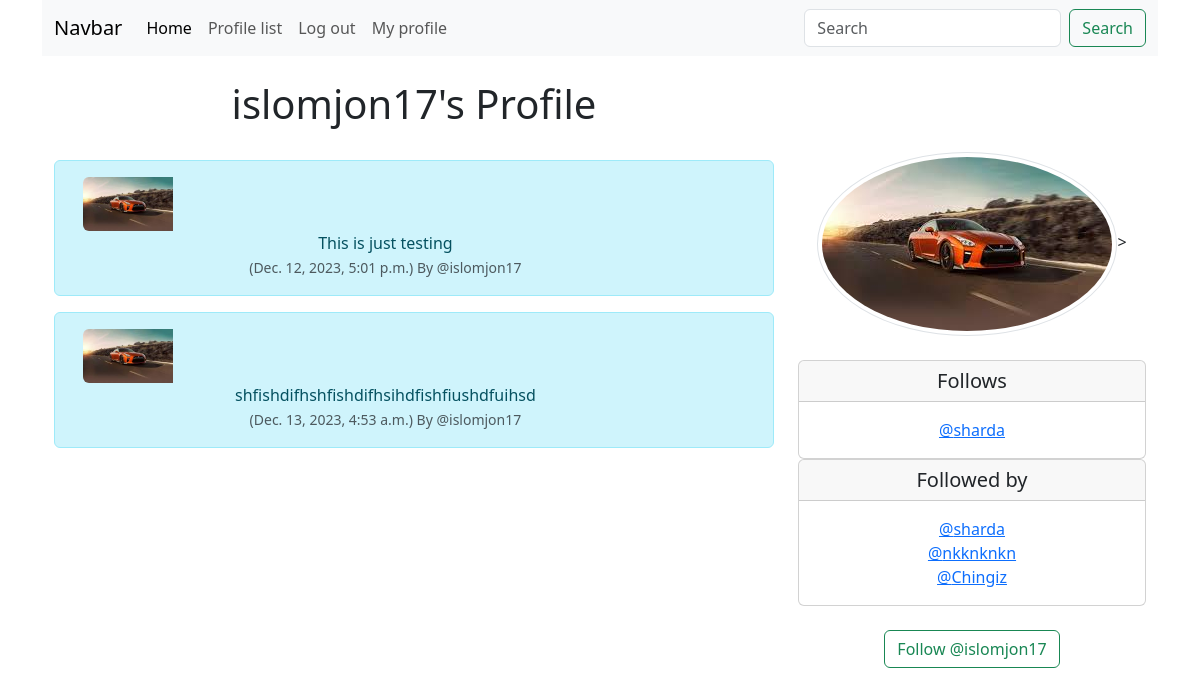
Before: /profile/9 (signed in) with the older database file.
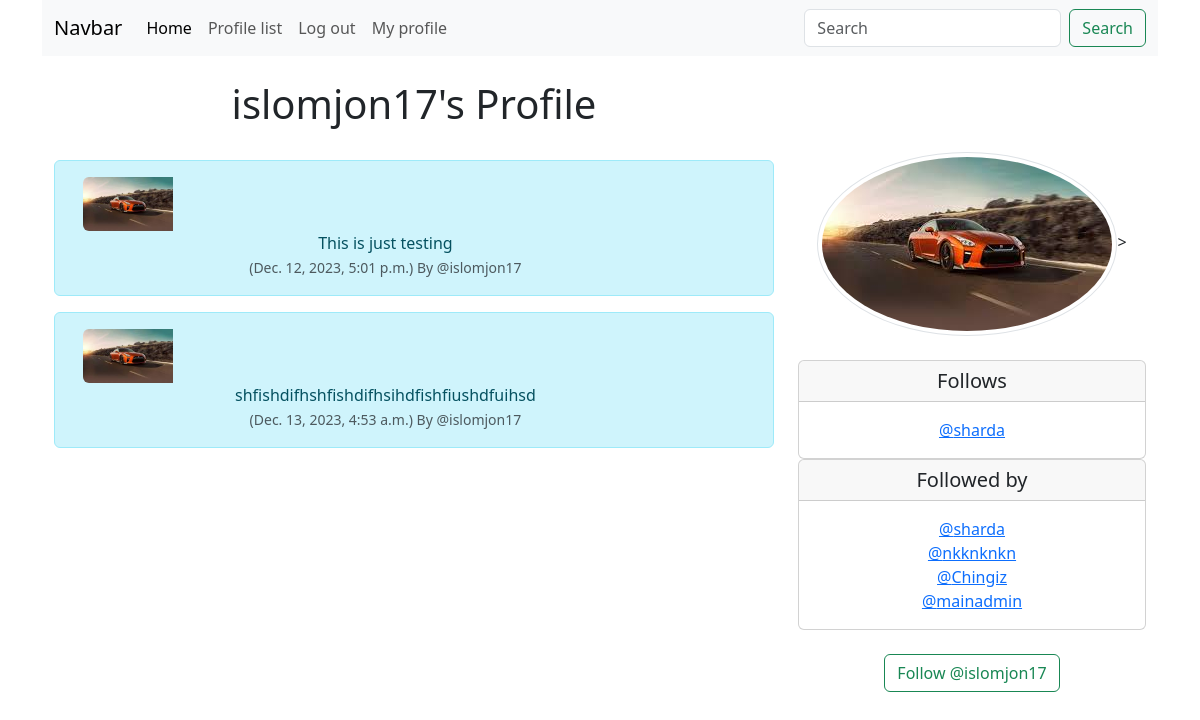
After: the same page with the newer database file.
### twitterclone/models.py (models this page shows, shortened)
class Meep(models.Model):
    user = models.ForeignKey(
        User, related_name = "meeps",
        on_delete= models.DO_NOTHING
    )
    body = models.CharField(max_length=200)
    created_at = models.DateTimeField(auto_now_add=True)
    likes = models.ManyToManyField(User, related_name="meep_like", blank=True)

class Profile(models.Model):
    user = models.OneToOneField(User, on_delete=models.CASCADE)
    follows = models.ManyToManyField("self",
                                    related_name="followed_by",
                                    symmetrical=False,
                                    blank=True)
    profile_image = models.ImageField(null=True, blank=True, upload_to="images/")
    created_date = models.DateTimeField(User, auto_now=True)
    def __str__(self):
        return self.user.username

### twitterclone/views.py (the view, shortened to what this page needs)
# urls.py: path('profile/<int:pk>', views.profile, name="profile"),
def profile(request, pk):
    if request.user.is_authenticated:
        profile = Profile.objects.get(user_id=pk)
        meeps = Meep.objects.filter(user_id=pk)
        return render(request, 'profile.html', {'profile':profile, 'meeps':meeps})
    else:
        messages.success(request, ("You have to log in"))
        return redirect(home)

### twitterclone/templates/profile.html (shortened to what this page needs)
{% extends 'base.html' %}
{% load static %}
{% block content %}
{% if profile %}
<div class="container text-center">
	<div class="row">
		<div class="col-8">
			<h1>{{ profile.user.username }}'s Profile</h1>
			<br/>
			{% if meeps %}
				{% for meeps in meeps %}
					<div class="alert alert-info" role="alert">
			<div class="container">
				<div class="row">
					<div class="col-2">
			  {% if profile.profile_image %}
              <img src="{{ profile.profile_image.url }}" width="200" height="200" class="img-fluid rounded-start  " alt="{{ profiles.user.username }}">
              {% else %}
              <img src="{% static 'twitterclone/images/profile_image_2.png' %}" width="200" height="200" class="img-fluid rounded-start" alt="Profile picture">
             {% endif %}
					</div>
					<div class="col-11">
    			{{ meeps.body }} </br>
    				<small class="text-muted">
      				({{ meeps.created_at }}) By
     				 @{{ meeps.user.username }}
    			</small>
					</div><br/> <br/>
  					</div>
				</div>
			</div>
				{% endfor %}
			{% endif %}
		</div>
		<div class="col-4">
			<br/> <br/><br/>
			{% if profile.profile_image %}
				<img src="{{ profile.profile_image.url }}" class="img-thumbnail rounded-circle ">>
				<br/><br/>
			{% endif %}
		<div class="card">
  			<h5 class="card-header">Follows</h5>
  				<div class="card-body">
    				<p class="card-text">
    					{% for following in profile.follows.all %}
		 				<a href="{% url 'profile' following.user.id %}"> @{{ following }}</a><br/>
						{% endfor %}
   					 </p>
    			 </div>
		</div>
		<div class="card">
  			<h5 class="card-header">Followed by</h5>
  				<div class="card-body">
    				<p class="card-text">
    							{% for following in profile.followed_by.all %}
								<a href="{% url 'profile' following.user.id %}"> @{{ following }}</a><br/>
								{% endfor %}
   					 </p>
    			 </div>
		</div>
		<br/>
		<form method="POST">
			{% if profile in user.profile.follows.all %}
				<button class="btn btn-outline-danger" name="follow" value="unfollow"  type="submit" >Unfollow @{{ profile.user.username | lower}}
				</button>
			{% else %}
				<button class="btn btn-outline-success" name="follow" value="follow"  type="submit" >Follow @{{ profile.user.username | lower}}
				</button>
			{% endif %}
		</form>
		<br/>
	</div>
	</div>
</div>
{% endif %}
{% endblock  %}

Changed rows visible on the page:
added Profile: user.username "mainadmin", shown under "Followed by"
